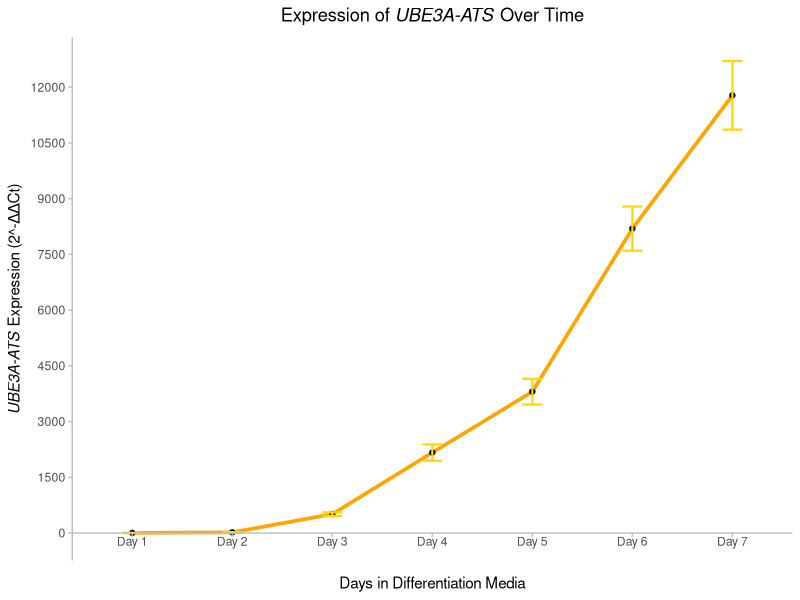

Reproduce this figure in R.
library(ggplot2)

# Create data frame
data <- data.frame(
  Days = factor(c('Day 1', 'Day 2', 'Day 3', 'Day 4', 'Day 5', 'Day 6', 'Day 7'), levels = c('Day 1', 'Day 2', 'Day 3', 'Day 4', 'Day 5', 'Day 6', 'Day 7')),
  Expression = c(4.592505804, 19.99672085, 510.8878734, 2167.140897, 3805.561862, 8193.649312, 11780.52507),
  StandardError = c(4.07, 4.40, 47.40, 220.45, 345.44, 594.88, 922.94)
)

# Define custom tick mark positions
tick_positions <- seq(1, 7, by = 1)

# Create ggplot line graph
p <- ggplot(data, aes(x = Days, y = Expression, group = 1)) +
  geom_line(color = "orange", size = 1.25) +
  geom_point() +
  geom_errorbar(aes(ymin = Expression - StandardError, ymax = Expression + StandardError), width = 0.2, color = "gold", size = 0.75) +
  geom_hline(yintercept = 0, color = "gray") +
  geom_segment(data = data.frame(x = tick_positions), aes(x = tick_positions, xend = tick_positions, y = -100, yend = 0), color = 'gray') +
  labs(
    title = expression(paste("Expression of ", italic("UBE3A-ATS"), " Over Time")),
    x = "Days in Differentiation Media",
    y = expression(paste(italic("UBE3A-ATS"), " Expression (2^-ΔΔCt)"))
  ) +
  theme_minimal() +
  theme(
    plot.title = element_text(hjust = 0.5),
    panel.grid.major = element_blank(),
    panel.grid.minor = element_blank(),
    axis.ticks.x = element_blank(),
    axis.ticks.y = element_line(color = "gray"),
    axis.line.y = element_line(color = "gray"),
    axis.text.x = element_text(margin = margin(t = -20, r = 0, b = 0, l = 0)),  # Adjust margin and vjust
    axis.title.x = element_text(margin = margin(t = 20))  # Increase space between labels and axis label
  ) +
  scale_y_continuous(breaks = seq(0, 12000, 1500))

# Show the plot
print(p)

